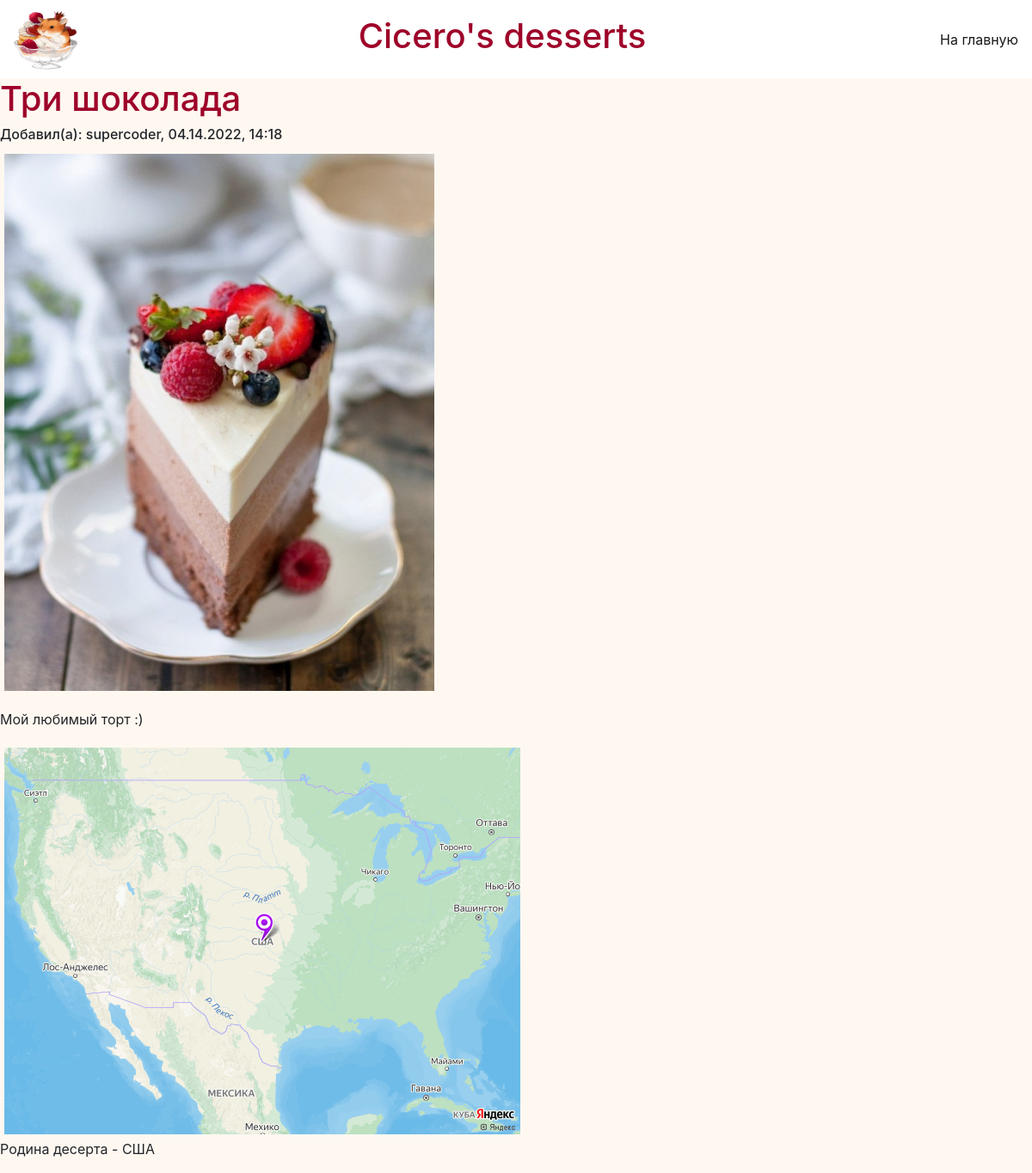
The page /desserts/1 on the database its author committed.
### data/desserts.py (models this page shows)
class Dessert(SqlAlchemyBase):
    __tablename__ = 'desserts'
    id = sqlalchemy.Column(sqlalchemy.Integer, primary_key=True, autoincrement=True)
    title = sqlalchemy.Column(sqlalchemy.String, nullable=False)
    content = sqlalchemy.Column(sqlalchemy.String, nullable=False)
    country = sqlalchemy.Column(sqlalchemy.String, nullable=False)
    created_date = sqlalchemy.Column(sqlalchemy.String, default=datetime.datetime.now().strftime('%m.%d.%Y, %H:%M'))
    user_id = sqlalchemy.Column(sqlalchemy.Integer, sqlalchemy.ForeignKey("users.id"))
    user = orm.relation('User')

### data/users.py (models this page shows, shortened)
class User(SqlAlchemyBase, UserMixin):
    __tablename__ = 'users'
    id = sqlalchemy.Column(sqlalchemy.Integer, primary_key=True, autoincrement=True)
    email = sqlalchemy.Column(sqlalchemy.String, nullable=False, unique=True)
    name = sqlalchemy.Column(sqlalchemy.String, nullable=False, unique=True)
    hashed_password = sqlalchemy.Column(sqlalchemy.String, nullable=False)
    about = sqlalchemy.Column(sqlalchemy.String, nullable=False)
    desserts = orm.relation("Dessert", back_populates='user')

### main.py (the view)
@app.route("/desserts/<int:id>", methods=['GET', 'POST'])
def dessert_page(id):
    db_sess = db_session.create_session()
    dessert = db_sess.query(Dessert).filter(Dessert.id == id).first()
    if dessert:
        return render_template('dessert_page.html', dessert=dessert, title='Просмотр десерта')
    else:
        abort(404)

### data/db_session.py (called while the page is built)
def create_session() -> Session:
    global __factory
    return __factory()

### templates/dessert_page.html (shortened to what this page needs)
{% extends "base.html" %}
{% block content %}
<h1>{{dessert.title}}</h1>
<h6>Добавил(а): {{dessert.user.name}}, {{dessert.created_date}}</h6>
<p><img src="../static/img/dessert_photos/{{dessert.id}}.jpg"
                       alt="{{dessert.title}}" width="500" vspace="5" hspace="5" align="middle"></p>
{% for item in dessert.content.split('\r\n')%}
<p>{{item}}</p>
{% endfor %}
<figure>
    <img src="../static/img/dessert_maps/{{dessert.id}}.jpg"
                           alt="Карта, на которой отмечена родина десерта" vspace="5" hspace="5" >
    <figcaption>Родина десерта - {{dessert.country}}</figcaption>
</figure>
{% endblock content %}

### templates/base.html (shortened to what this page needs)
<!DOCTYPE html>
<html lang="ru">
    <head>
        <link rel="stylesheet"
              href="https://stackpath.bootstrapcdn.com/bootstrap/4.4.1/css/bootstrap.min.css"
>
        <link rel="stylesheet"
              href="{{url_for('static', filename='css/styles.css')}}">
    </head>
    <body>
        <header>
            <nav class="navbar navbar-light" style="background-color: white;">
                <img src="../../static/img/favicon.ico" width="75" height="75" alt="">
                <a class="navbar-brand" href="/"><h1>Cicero's desserts</h1></a>
                <span class="navbar-text">
                    <a href="/">На главную</a>
                </span>
            </nav>
        </header>
        <main >
            {% block content %}
            {% endblock %}
        </main>
    </body>
</html>

### static/css/styles.css (style rules this page uses)
h1, h2 { color: #9e0229; }
a { color: #c46d7e; }
body { background-color: #fff8f1; }

### rows shown on the page
Dessert: title "Три шоколада", created_date "04.14.2022, 14:18", content "Мой любимый торт :)", country "США"
User: user.name "supercoder"
